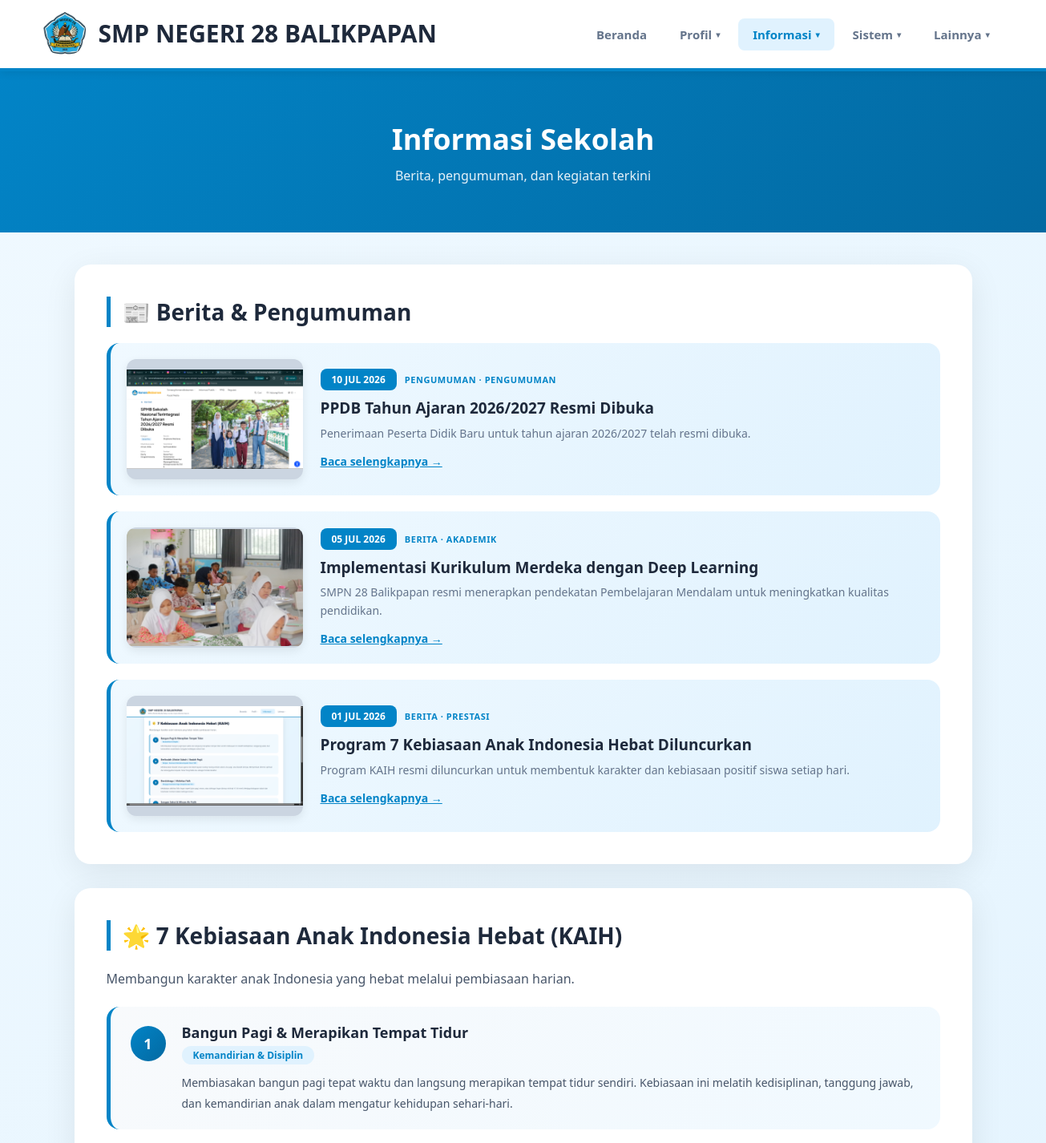
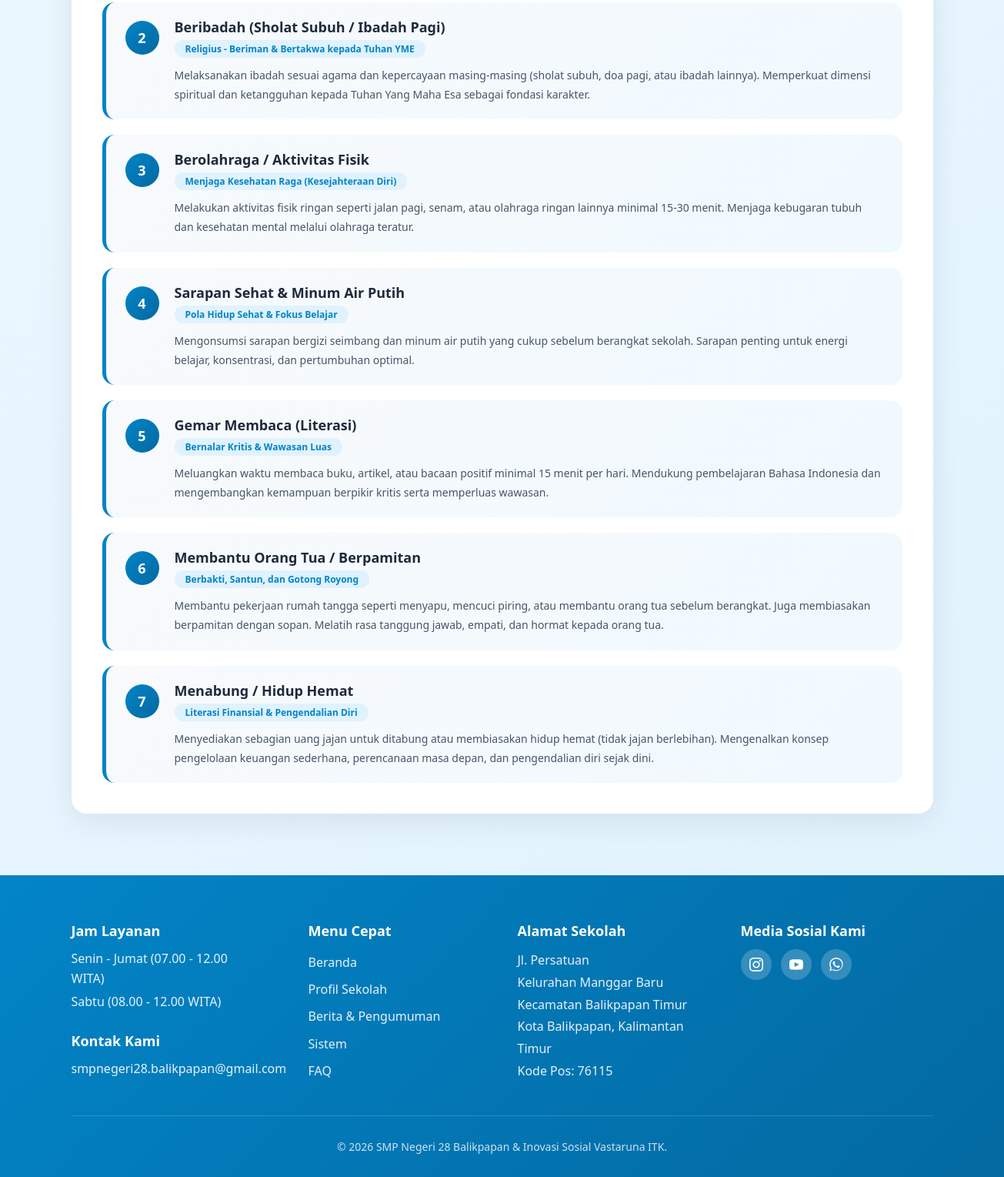
The app's page /informasi.php with its own data (2 pictures, top to bottom).
### tables this page shows
CREATE TABLE `berita` (
  `id` int NOT NULL,
  `jenis` enum('berita','pengumuman') NOT NULL DEFAULT 'berita',
  `tanggal` date NOT NULL,
  `kategori` varchar(50) NOT NULL DEFAULT 'Umum',
  `judul` varchar(255) NOT NULL,
  `ringkasan` varchar(500) NOT NULL,
  `isi` text NOT NULL,
  `gambar` varchar(255) DEFAULT NULL,
  `status` enum('draft','terbit') NOT NULL DEFAULT 'terbit',
  `created_at` datetime NOT NULL DEFAULT CURRENT_TIMESTAMP,
  `updated_at` datetime NOT NULL DEFAULT CURRENT_TIMESTAMP ON UPDATE CURRENT_TIMESTAMP
);

### includes/site_images.php (called while the page is built, shortened)
<?php
function resolveSiteImagePath(?string $imagePath): ?string
{
    $imagePath = trim((string) $imagePath);
    $normalizedPath = str_replace('\\', '/', $imagePath);
    $parts = parse_url($normalizedPath);
    $relativePath = ltrim($parts['path'] ?? '', '/');
    $projectRoot = dirname(__DIR__);
    $absolutePath = $projectRoot . DIRECTORY_SEPARATOR
        . str_replace('/', DIRECTORY_SEPARATOR, $relativePath);
    if (!is_file($absolutePath) && str_starts_with($relativePath, 'assets/img/')) {
        $imageRoot = $projectRoot . DIRECTORY_SEPARATOR . 'assets' . DIRECTORY_SEPARATOR . 'img';
        $fileName = basename($relativePath);
        $iterator = new RecursiveIteratorIterator(
            new RecursiveDirectoryIterator($imageRoot, FilesystemIterator::SKIP_DOTS)
        );
        foreach ($iterator as $file) {
            if ($file->isFile() && strcasecmp($file->getFilename(), $fileName) === 0) {
                $absolutePath = $file->getPathname();
                $relativePath = str_replace(
                    DIRECTORY_SEPARATOR,
                    '/',
                    substr($absolutePath, strlen($projectRoot) + 1)
                );
                break;
            }
        }
    }
    return $relativePath
        . (isset($parts['query']) ? '?' . $parts['query'] : '')
        . (isset($parts['fragment']) ? '#' . $parts['fragment'] : '');
}

### informasi.php (the view, shortened to what this page needs)
<?php
require_once __DIR__ . '/config/database.php';
require_once __DIR__ . '/includes/site_images.php';
$currentPage = max(1, (int) ($_GET['page'] ?? 1));
$itemsPerPage = 3;
$beritaItems = [];
try {
    $totalBerita = (int) $pdo->query("SELECT COUNT(*) FROM berita WHERE status = 'terbit'")->fetchColumn();
    $totalPages = max(1, (int) ceil($totalBerita / $itemsPerPage));
    $currentPage = min($currentPage, $totalPages);
    $offset = ($currentPage - 1) * $itemsPerPage;
    $stmtBerita = $pdo->prepare(
        "SELECT id, jenis, tanggal, kategori, judul, ringkasan, gambar
         FROM berita
         WHERE status = 'terbit'
         ORDER BY tanggal DESC, id DESC
         LIMIT :limit OFFSET :offset"
    );
    $stmtBerita->bindValue(':limit', $itemsPerPage, PDO::PARAM_INT);
    $stmtBerita->bindValue(':offset', $offset, PDO::PARAM_INT);
    $stmtBerita->execute();
    $beritaItems = $stmtBerita->fetchAll(PDO::FETCH_ASSOC);
    foreach ($beritaItems as $key => $item) {
        $beritaItems[$key]['gambar_url'] = resolveSiteImagePath($item['gambar'] ?? null);
    }
} catch (PDOException $e) {
    $totalPages = 1;
}
include 'header.php';
?>
<div class="page-header">
    <h1>Informasi Sekolah</h1>
    <p>Berita, pengumuman, dan kegiatan terkini</p>
</div>
<div class="container">
    <div class="section" id="pengumuman">
        <h2 class="section-title">📰 Berita &amp; Pengumuman</h2>
        <?php if (empty($beritaItems)): ?>
            <div class="news-empty">Belum ada berita atau pengumuman yang diterbitkan.</div>
        <?php else: ?>
            <div class="berita-list">
                <?php foreach ($beritaItems as $item): ?>
                <article class="berita-item">
                    <div class="berita-thumb">
                        <?php if (!empty($item['gambar_url'])): ?>
                            <img src="<?php echo htmlspecialchars($item['gambar_url']); ?>"
                                 alt="<?php echo htmlspecialchars($item['judul']); ?>">
                        <?php else: ?>
                            <span class="thumb-placeholder">📷</span>
                        <?php endif; ?>
                    </div>
                    <div class="berita-info">
                        <div class="berita-meta">
                            <span class="berita-date-badge"><?php echo strtoupper(date('d M Y', strtotime($item['tanggal']))); ?></span>
                            <span class="berita-category"><?php echo htmlspecialchars(strtoupper($item['jenis'] . ' · ' . $item['kategori'])); ?></span>
                        </div>
                        <h3>
                            <a href="berita-detail.php?id=<?php echo (int) $item['id']; ?>">
                                <?php echo htmlspecialchars($item['judul']); ?>
                            </a>
                        </h3>
                        <p><?php echo htmlspecialchars($item['ringkasan']); ?></p>
                        <a href="berita-detail.php?id=<?php echo (int) $item['id']; ?>" class="berita-readmore">
                            Baca selengkapnya →
                        </a>
                    </div>
                </article>
                <?php endforeach; ?>
            </div>
        <?php endif; ?>
    </div>
    <div class="section" id="kaih">
        <h2 class="section-title">🌟 7 Kebiasaan Anak Indonesia Hebat (KAIH)</h2>
        <p class="text-content">Membangun karakter anak Indonesia yang hebat melalui pembiasaan harian.</p>
        <div class="kaih-list">
            <div class="kaih-item">
                <div class="kaih-number">1</div>
                <div class="kaih-content">
                    <h4>Bangun Pagi &amp; Merapikan Tempat Tidur</h4>
                    <span class="kaih-tag">Kemandirian &amp; Disiplin</span>
                    <p>Membiasakan bangun pagi tepat waktu dan langsung merapikan tempat tidur sendiri. Kebiasaan ini melatih kedisiplinan, tanggung jawab, dan kemandirian anak dalam mengatur kehidupan sehari-hari.</p>
                </div>
            </div>
            <div class="kaih-item">
                <div class="kaih-number">2</div>
                <div class="kaih-content">
                    <h4>Beribadah (Sholat Subuh / Ibadah Pagi)</h4>
                    <span class="kaih-tag">Religius - Beriman &amp; Bertakwa kepada Tuhan YME</span>
                    <p>Melaksanakan ibadah sesuai agama dan kepercayaan masing-masing (sholat subuh, doa pagi, atau ibadah lainnya). Memperkuat dimensi spiritual dan ketangguhan kepada Tuhan Yang Maha Esa sebagai fondasi karakter.</p>
                </div>
            </div>
            <div class="kaih-item">
                <div class="kaih-number">3</div>
                <div class="kaih-content">
                    <h4>Berolahraga / Aktivitas Fisik</h4>
                    <span class="kaih-tag">Menjaga Kesehatan Raga (Kesejahteraan Diri)</span>
                    <p>Melakukan aktivitas fisik ringan seperti jalan pagi, senam, atau olahraga ringan lainnya minimal 15-30 menit. Menjaga kebugaran tubuh dan kesehatan mental melalui olahraga teratur.</p>
                </div>
            </div>
            <div class="kaih-item">
                <div class="kaih-number">4</div>
                <div class="kaih-content">
                    <h4>Sarapan Sehat &amp; Minum Air Putih</h4>
                    <span class="kaih-tag">Pola Hidup Sehat &amp; Fokus Belajar</span>
                    <p>Mengonsumsi sarapan bergizi seimbang dan minum air putih yang cukup sebelum berangkat sekolah. Sarapan penting untuk energi belajar, konsentrasi, dan pertumbuhan optimal.</p>
                </div>
            </div>
            <div class="kaih-item">
                <div class="kaih-number">5</div>
                <div class="kaih-content">
                    <h4>Gemar Membaca (Literasi)</h4>
                    <span class="kaih-tag">Bernalar Kritis &amp; Wawasan Luas</span>
                    <p>Meluangkan waktu membaca buku, artikel, atau bacaan positif minimal 15 menit per hari. Mendukung pembelajaran Bahasa Indonesia dan mengembangkan kemampuan berpikir kritis serta memperluas wawasan.</p>
                </div>
            </div>
            <div class="kaih-item">
                <div class="kaih-number">6</div>
                <div class="kaih-content">
                    <h4>Membantu Orang Tua / Berpamitan</h4>
                    <span class="kaih-tag">Berbakti, Santun, dan Gotong Royong</span>
                    <p>Membantu pekerjaan rumah tangga seperti menyapu, mencuci piring, atau membantu orang tua sebelum berangkat. Juga membiasakan berpamitan dengan sopan. Melatih rasa tanggung jawab, empati, dan hormat kepada orang tua.</p>
                </div>
            </div>
            <div class="kaih-item">
                <div class="kaih-number">7</div>
                <div class="kaih-content">
                    <h4>Menabung / Hidup Hemat</h4>
                    <span class="kaih-tag">Literasi Finansial &amp; Pengendalian Diri</span>
                    <p>Menyediakan sebagian uang jajan untuk ditabung atau membiasakan hidup hemat (tidak jajan berlebihan). Mengenalkan konsep pengelolaan keuangan sederhana, perencanaan masa depan, dan pengendalian diri sejak dini.</p>
                </div>
            </div>
        </div>
    </div>
</div>
<?php include 'footer.php'; ?>

### header.php (style rules this page uses)
* { margin: 0; padding: 0; box-sizing: border-box; }
body { font-family: 'Segoe UI', Tahoma, Geneva, Verdana, sans-serif; background: linear-gradient(135deg, #f0f9ff 0%, #e0f2fe 100%); min-height: 100vh; }

### informasi.php (style rules this page uses)
.page-header { background: linear-gradient(135deg, #0284c7 0%, #0369a1 100%); color: white; padding: 60px 40px; text-align: center; }
.page-header h1 { font-size: 36px; font-weight: 800; margin-bottom: 10px; }
.page-header p { font-size: 16px; opacity: 0.9; }
.container { max-width: 1200px; margin: 40px auto; padding: 0 40px; }
.section { background: white; padding: 40px; border-radius: 20px; box-shadow: 0 10px 40px rgba(0,0,0,0.08); margin-bottom: 30px; scroll-margin-top: 100px; }
.section-title { font-size: 28px; color: #1e293b; margin-bottom: 20px; font-weight: 800; border-left: 5px solid #0284c7; padding-left: 15px; }
.text-content { font-size: 16px; color: #475569; line-height: 1.9; margin-bottom: 15px; text-align: justify; }
.berita-list { display: flex; flex-direction: column; gap: 20px; margin-top: 20px; }
.berita-item { display: grid; grid-template-columns: 220px 1fr; gap: 22px; background: linear-gradient(135deg, #f0f9ff 0%, #e0f2fe 100%); padding: 20px; border-radius: 16px; border-left: 5px solid #0284c7; transition: all 0.3s ease; align-items: center; }
.berita-thumb { width: 220px; height: 150px; border-radius: 12px; overflow: hidden; background: #cbd5e1; display: flex; align-items: center; justify-content: center; flex-shrink: 0; box-shadow: 0 4px 12px rgba(0,0,0,0.08); }
.berita-thumb img { width: 100%; height: 100%; object-fit: contain; }
.berita-info { flex: 1; min-width: 0; }
.berita-meta { display: flex; gap: 10px; align-items: center; flex-wrap: wrap; margin-bottom: 10px; }
.berita-date-badge { background: #0284c7; color: white; padding: 5px 14px; border-radius: 8px; font-size: 12px; font-weight: 700; white-space: nowrap; }
.berita-category { color: #0284c7; font-size: 11px; font-weight: 800; letter-spacing: 0.05em; text-transform: uppercase; }
.berita-info h3 { font-size: 19px; color: #1e293b; margin-bottom: 8px; font-weight: 800; line-height: 1.3; }
.berita-info h3 a { color: inherit; text-decoration: none; }
.berita-info p { color: #64748b; font-size: 14px; line-height: 1.6; margin-bottom: 12px; }
.berita-readmore { display: inline-flex; align-items: center; gap: 5px; color: #0284c7; text-decoration: underline; font-weight: 700; font-size: 14px; transition: gap 0.3s; }
.kaih-list { display: flex; flex-direction: column; gap: 20px; margin-top: 20px; }
.kaih-item { display: flex; gap: 20px; background: linear-gradient(135deg, #f8fafc 0%, #f0f9ff 100%); padding: 20px 25px; border-radius: 16px; border-left: 5px solid #0284c7; transition: all 0.3s ease; align-items: flex-start; }
.kaih-number { flex-shrink: 0; width: 44px; height: 44px; background: linear-gradient(135deg, #0284c7, #0369a1); color: white; border-radius: 50%; display: flex; align-items: center; justify-content: center; font-size: 18px; font-weight: 800; margin-top: 4px; }
.kaih-content { flex: 1; }
.kaih-content h4 { font-size: 18px; color: #1e293b; font-weight: 700; margin-bottom: 4px; }
.kaih-tag { display: inline-block; background: #e0f2fe; color: #0284c7; padding: 3px 14px; border-radius: 20px; font-size: 12px; font-weight: 600; margin-bottom: 10px; }
.kaih-content p { font-size: 14px; color: #475569; line-height: 1.8; margin: 0; }

### records on screen
berita: shows a picture, tanggal "10 JUL 2026", jenis+kategori "PENGUMUMAN · PENGUMUMAN", judul "PPDB Tahun Ajaran 2026/2027 Resmi Dibuka", ringkasan "Penerimaan Peserta Didik Baru untuk tahun ajaran 2026/2027 telah resmi dibuka."
berita: shows a picture, tanggal "05 JUL 2026", jenis+kategori "BERITA · AKADEMIK", judul "Implementasi Kurikulum Merdeka dengan Deep Learning", ringkasan "SMPN 28 Balikpapan resmi menerapkan pendekatan Pembelajaran Mendalam untuk meningkatkan kualitas pendidikan."
berita: shows a picture, tanggal "01 JUL 2026", jenis+kategori "BERITA · PRESTASI", judul "Program 7 Kebiasaan Anak Indonesia Hebat Diluncurkan", ringkasan "Program KAIH resmi diluncurkan untuk membentuk karakter dan kebiasaan positif siswa setiap hari."

### other values on screen
$schoolContactEmail "smpnegeri28.balikpapan@gmail.com"
